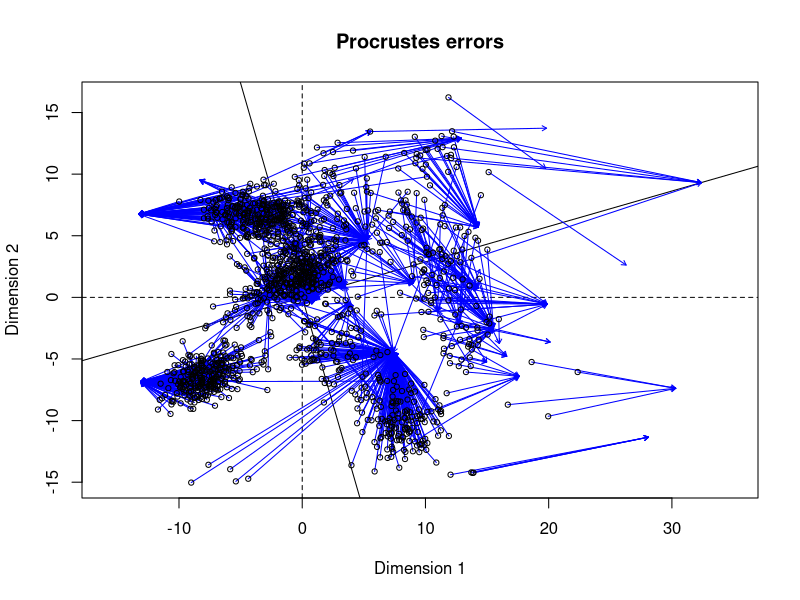
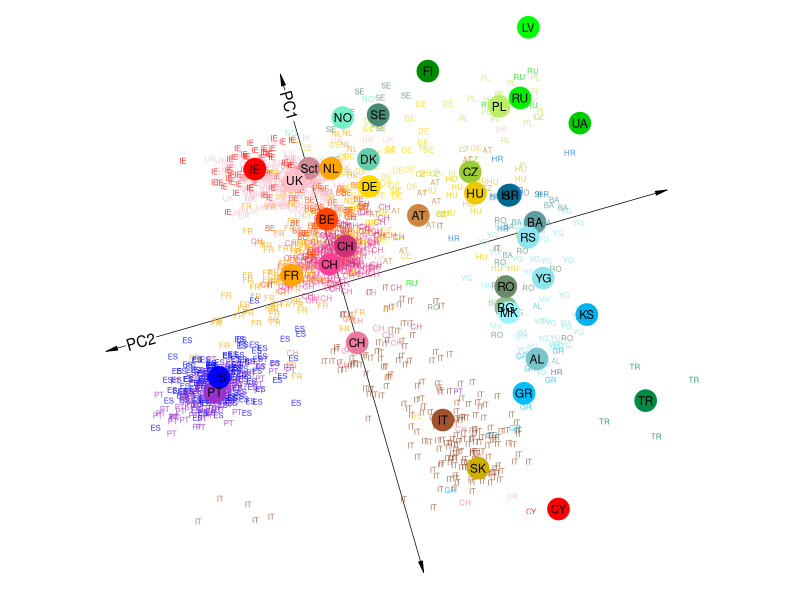
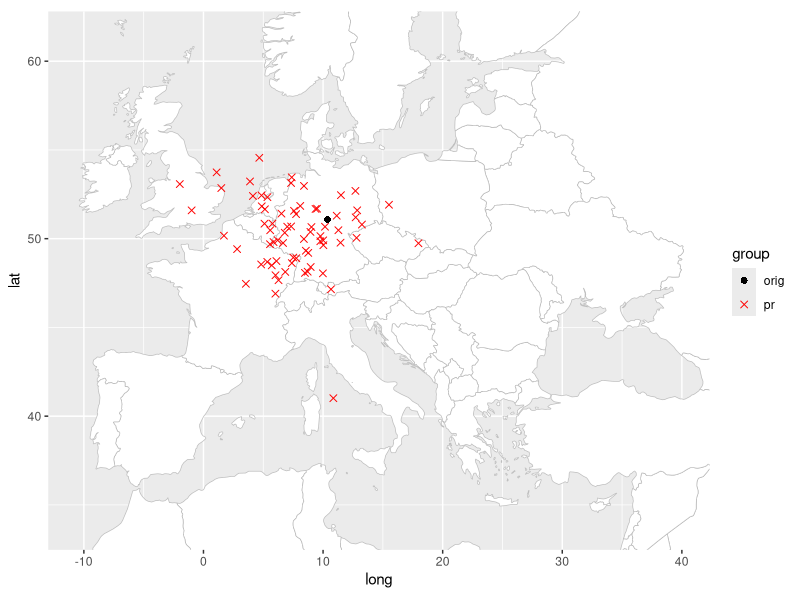

Write R code to recreate these figures, in order.
## ---- chunk 1
knitr::opts_chunk$set(echo = TRUE)
## ---- chunk 2
library(tidyverse)
library(vegan)
library(maps)
## ---- chunk 3
pca <- read_tsv("novembre_2008_pca.tsv")

colors <- read_tsv("novembre_2008_colours.tsv",col_names = c("country", "color"))
## ---- chunk 4
knitr::kable(
  head(pca), booktabs = TRUE
)
## ---- chunk 5
knitr::kable(
  head(colors), booktabs = TRUE
)
## ---- chunk 6
loc <- pca %>%
    select(longitude, latitude) %>%
    as.matrix()

pca1 <- pca %>%
    select(PC1, PC2) %>%
    as.matrix()
## ---- chunk 7
rot <- procrustes(loc, pca1)
## ---- chunk 8
plot(rot)
## ---- chunk 9
pca <- pca %>%
    mutate(PC1_rot = rot$Yrot[,1], 
           PC2_rot = rot$Yrot[,2])
## ---- chunk 10
colorscale <- colors$color
names(colorscale) <- colors$country
## ---- chunk 11
pca_summary <- pca %>%
    group_by(country, alabels) %>%
    summarise_at(c("PC1_rot", "PC2_rot"), median)
## ---- chunk 12
lim_pc1 <- extendrange(pca$PC1)
lim_pc2 <- extendrange(pca$PC2)

axis <- rbind(c(lim_pc1[1], 0), c(lim_pc1[2], 0), c(0, lim_pc2[1]), c(0, lim_pc2[2]))
axis_rot <- predict(rot, axis, truemean = FALSE)
axis_rot_df  <- tibble(x = axis_rot[c(1, 3),1], 
                       xend = axis_rot[c(2, 4),1], 
                       y = axis_rot[c(1, 3),2], 
                       yend = axis_rot[c(2, 4), 2])
## ---- chunk 13
labels <- rbind(c(lim_pc1[2] * 0.85, 0), c(0, lim_pc2[2] * 0.85))
labels_rot <- predict(rot, labels, truemean = FALSE) %>%
    as_tibble() %>%
    mutate(labels = c("PC1", "PC2"))
colnames(labels_rot)[1:2] <- c("PC1_rot", "PC2_rot")
## ---- chunk 14
theta1 <- acos(rot$rotation[1,1]) * 180 / pi
## ---- chunk 15
p <- ggplot(pca, aes(x = PC1_rot, 
                     y = PC2_rot))
p +
    geom_segment(aes(x = x, 
                     xend = xend, 
                     y = y, 
                     yend = yend), 
                 size = 0.25, 
                 arrow = arrow(ends = "both", 
                               angle = 10, 
                               type = "closed", 
                               length = unit(0.02, "npc")), 
                 data = axis_rot_df) +
    geom_point(size = 10, 
               colour = "white", 
               data = labels_rot) +
    geom_text(aes(label = labels), 
              angle = c(theta1 + 180, theta1 + 270), 
              data = labels_rot) +
    geom_text(aes(label = alabels, 
                  colour = country), 
              alpha = 0.8, 
              size = 2) +
    geom_point(aes(colour = country), 
               size = 7, 
               data = pca_summary) +
    geom_text(aes(label = alabels), 
              size = 3, 
              data = pca_summary) +
    scale_color_manual(name = "Country", 
                       values = colorscale) +
    coord_equal() +
    theme_void() +
    theme(legend.position = "none")
## ---- chunk 16
test_country <- "Germany"
d_train <- filter(pca, country != test_country)
d_test <- filter(pca, country == test_country)
## ---- chunk 17
lm_long <- lm(longitude ~ PC1_rot * PC2_rot, data = d_train)
lm_lat <- lm(latitude ~ PC1_rot * PC2_rot, data = d_train)
## ---- chunk 18
summary(lm_long) 
summary(lm_lat) 
## ---- chunk 19
d1 <- select(d_test, sampleId, longitude, latitude) %>%
    mutate(longitude_pr = predict(lm_long, d_test), 
           latitude_pr = predict(lm_lat, d_test), 
           longitude_orig = longitude, 
           latitude_orig = latitude) %>%
    select(-longitude:-latitude) %>%
    pivot_longer(-sampleId) %>%
    separate(name, into = c("variable", "group")) %>%
    pivot_wider(names_from = variable, 
                values_from = value)
## ---- chunk 20
w <- map_data("world")

lim_long <- extendrange(pca$longitude)
lim_lat <- extendrange(pca$latitude)

pal <- c("black", "red")
names(pal) <- c("orig", "pr")
sh <- c(16, 4)
names(sh) <- c("orig", "pr")

p <- ggplot(w)
p +
    geom_polygon(aes(long, 
                     lat, 
                     group = group), 
                 fill = "white", 
                 color = "grey", 
                 size = 0.25) +
    geom_point(aes(x = longitude, 
                   y = latitude, 
                   colour = group, 
                   shape = group), 
               size = 2, 
               data = d1) +
    scale_color_manual(values = pal) +
    scale_shape_manual(values = sh) +
    coord_quickmap(xlim = lim_long, ylim = lim_lat)
